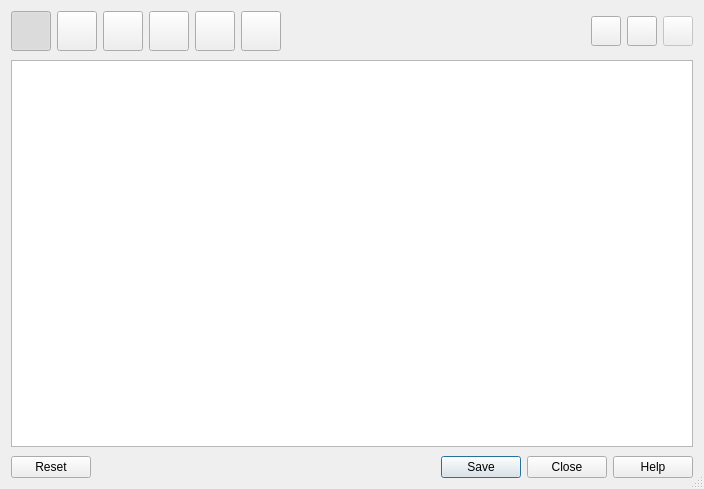
<?xml version="1.0" encoding="UTF-8"?>
<ui version="4.0">
 <class>BasicDataDialogClass</class>
 <widget class="QDialog" name="BasicDataDialogClass">
  <property name="geometry">
   <rect>
    <x>0</x>
    <y>0</y>
    <width>704</width>
    <height>489</height>
   </rect>
  </property>
  <property name="windowTitle">
   <string extracomment="vs farm specific data">General Data</string>
  </property>
  <property name="windowIcon">
   <iconset resource="res/res.qrc">
    <normaloff>:/pic/basic.png</normaloff>:/pic/basic.png</iconset>
  </property>
  <property name="sizeGripEnabled">
   <bool>true</bool>
  </property>
  <layout class="QVBoxLayout" name="verticalLayout_2">
   <property name="spacing">
    <number>9</number>
   </property>
   <item>
    <layout class="QHBoxLayout" name="horizontalLayout">
     <item>
      <widget class="QPushButton" name="pushButtonUse">
       <property name="sizePolicy">
        <sizepolicy hsizetype="Fixed" vsizetype="Fixed">
         <horstretch>0</horstretch>
         <verstretch>0</verstretch>
        </sizepolicy>
       </property>
       <property name="minimumSize">
        <size>
         <width>40</width>
         <height>40</height>
        </size>
       </property>
       <property name="maximumSize">
        <size>
         <width>40</width>
         <height>40</height>
        </size>
       </property>
       <property name="toolTip">
        <string>Field Use</string>
       </property>
       <property name="icon">
        <iconset resource="res/res.qrc">
         <normaloff>:/pic/soiltype.png</normaloff>:/pic/soiltype.png</iconset>
       </property>
       <property name="iconSize">
        <size>
         <width>32</width>
         <height>32</height>
        </size>
       </property>
       <property name="checkable">
        <bool>true</bool>
       </property>
       <property name="checked">
        <bool>true</bool>
       </property>
       <property name="autoExclusive">
        <bool>true</bool>
       </property>
      </widget>
     </item>
     <item>
      <widget class="QPushButton" name="pushButtonCrop">
       <property name="sizePolicy">
        <sizepolicy hsizetype="Fixed" vsizetype="Fixed">
         <horstretch>0</horstretch>
         <verstretch>0</verstretch>
        </sizepolicy>
       </property>
       <property name="minimumSize">
        <size>
         <width>40</width>
         <height>40</height>
        </size>
       </property>
       <property name="maximumSize">
        <size>
         <width>40</width>
         <height>40</height>
        </size>
       </property>
       <property name="toolTip">
        <string>Crops&amp;Cultivars</string>
       </property>
       <property name="icon">
        <iconset resource="res/res.qrc">
         <normaloff>:/pic/crop.png</normaloff>:/pic/crop.png</iconset>
       </property>
       <property name="iconSize">
        <size>
         <width>32</width>
         <height>32</height>
        </size>
       </property>
       <property name="checkable">
        <bool>true</bool>
       </property>
       <property name="autoExclusive">
        <bool>true</bool>
       </property>
      </widget>
     </item>
     <item>
      <widget class="QPushButton" name="pushButtonPltr">
       <property name="sizePolicy">
        <sizepolicy hsizetype="Fixed" vsizetype="Fixed">
         <horstretch>0</horstretch>
         <verstretch>0</verstretch>
        </sizepolicy>
       </property>
       <property name="minimumSize">
        <size>
         <width>40</width>
         <height>40</height>
        </size>
       </property>
       <property name="maximumSize">
        <size>
         <width>40</width>
         <height>40</height>
        </size>
       </property>
       <property name="toolTip">
        <string>Plant Treatment</string>
       </property>
       <property name="icon">
        <iconset resource="res/res.qrc">
         <normaloff>:/pic/pltr.png</normaloff>:/pic/pltr.png</iconset>
       </property>
       <property name="iconSize">
        <size>
         <width>32</width>
         <height>32</height>
        </size>
       </property>
       <property name="checkable">
        <bool>true</bool>
       </property>
       <property name="autoExclusive">
        <bool>true</bool>
       </property>
      </widget>
     </item>
     <item>
      <widget class="QPushButton" name="pushButtonFert">
       <property name="sizePolicy">
        <sizepolicy hsizetype="Fixed" vsizetype="Fixed">
         <horstretch>0</horstretch>
         <verstretch>0</verstretch>
        </sizepolicy>
       </property>
       <property name="minimumSize">
        <size>
         <width>40</width>
         <height>40</height>
        </size>
       </property>
       <property name="maximumSize">
        <size>
         <width>40</width>
         <height>40</height>
        </size>
       </property>
       <property name="toolTip">
        <string>Fertilizer</string>
       </property>
       <property name="icon">
        <iconset resource="res/res.qrc">
         <normaloff>:/pic/fert.png</normaloff>:/pic/fert.png</iconset>
       </property>
       <property name="iconSize">
        <size>
         <width>32</width>
         <height>32</height>
        </size>
       </property>
       <property name="checkable">
        <bool>true</bool>
       </property>
       <property name="autoExclusive">
        <bool>true</bool>
       </property>
      </widget>
     </item>
     <item>
      <widget class="QPushButton" name="pushButtonAnim">
       <property name="sizePolicy">
        <sizepolicy hsizetype="Fixed" vsizetype="Fixed">
         <horstretch>0</horstretch>
         <verstretch>0</verstretch>
        </sizepolicy>
       </property>
       <property name="minimumSize">
        <size>
         <width>40</width>
         <height>40</height>
        </size>
       </property>
       <property name="maximumSize">
        <size>
         <width>40</width>
         <height>40</height>
        </size>
       </property>
       <property name="toolTip">
        <string>Animal Type</string>
       </property>
       <property name="icon">
        <iconset resource="res/res.qrc">
         <normaloff>:/pic/cow.png</normaloff>:/pic/cow.png</iconset>
       </property>
       <property name="iconSize">
        <size>
         <width>32</width>
         <height>32</height>
        </size>
       </property>
       <property name="checkable">
        <bool>true</bool>
       </property>
       <property name="autoExclusive">
        <bool>true</bool>
       </property>
      </widget>
     </item>
     <item>
      <widget class="QPushButton" name="pushButtonEvntPrg">
       <property name="sizePolicy">
        <sizepolicy hsizetype="Fixed" vsizetype="Fixed">
         <horstretch>0</horstretch>
         <verstretch>0</verstretch>
        </sizepolicy>
       </property>
       <property name="minimumSize">
        <size>
         <width>40</width>
         <height>40</height>
        </size>
       </property>
       <property name="maximumSize">
        <size>
         <width>40</width>
         <height>40</height>
        </size>
       </property>
       <property name="toolTip">
        <string>Environmental program</string>
       </property>
       <property name="icon">
        <iconset resource="res/res.qrc">
         <normaloff>:/pic/eco.png</normaloff>:/pic/eco.png</iconset>
       </property>
       <property name="iconSize">
        <size>
         <width>32</width>
         <height>32</height>
        </size>
       </property>
       <property name="checkable">
        <bool>true</bool>
       </property>
       <property name="autoExclusive">
        <bool>true</bool>
       </property>
      </widget>
     </item>
     <item>
      <spacer name="horizontalSpacer">
       <property name="orientation">
        <enum>Qt::Horizontal</enum>
       </property>
       <property name="sizeHint" stdset="0">
        <size>
         <width>40</width>
         <height>20</height>
        </size>
       </property>
      </spacer>
     </item>
     <item>
      <widget class="QToolButton" name="toolButtonAdd">
       <property name="minimumSize">
        <size>
         <width>30</width>
         <height>30</height>
        </size>
       </property>
       <property name="maximumSize">
        <size>
         <width>30</width>
         <height>30</height>
        </size>
       </property>
       <property name="icon">
        <iconset resource="res/res.qrc">
         <normaloff>:/pic/soiltype.png</normaloff>:/pic/soiltype.png</iconset>
       </property>
       <property name="popupMode">
        <enum>QToolButton::InstantPopup</enum>
       </property>
      </widget>
     </item>
     <item>
      <widget class="QToolButton" name="toolButtonRemove">
       <property name="minimumSize">
        <size>
         <width>30</width>
         <height>30</height>
        </size>
       </property>
       <property name="maximumSize">
        <size>
         <width>30</width>
         <height>30</height>
        </size>
       </property>
       <property name="toolTip">
        <string>Delete Row</string>
       </property>
       <property name="icon">
        <iconset resource="res/res.qrc">
         <normaloff>:/pic/trash.png</normaloff>:/pic/trash.png</iconset>
       </property>
      </widget>
     </item>
     <item>
      <widget class="QToolButton" name="toolButtonIsActive">
       <property name="enabled">
        <bool>false</bool>
       </property>
       <property name="minimumSize">
        <size>
         <width>30</width>
         <height>30</height>
        </size>
       </property>
       <property name="maximumSize">
        <size>
         <width>30</width>
         <height>30</height>
        </size>
       </property>
       <property name="toolTip">
        <string>Deactivate Row</string>
       </property>
       <property name="icon">
        <iconset resource="res/res.qrc">
         <normaloff>:/pic/wizard.png</normaloff>:/pic/wizard.png</iconset>
       </property>
      </widget>
     </item>
    </layout>
   </item>
   <item>
    <widget class="QStackedWidget" name="stackedWidget">
     <property name="currentIndex">
      <number>0</number>
     </property>
     <widget class="QWidget" name="pageUse">
      <layout class="QHBoxLayout" name="horizontalLayout_28">
       <property name="margin">
        <number>0</number>
       </property>
       <item>
        <widget class="QTableView" name="tableViewUse">
         <property name="selectionBehavior">
          <enum>QAbstractItemView::SelectRows</enum>
         </property>
         <property name="sortingEnabled">
          <bool>true</bool>
         </property>
         <property name="wordWrap">
          <bool>false</bool>
         </property>
        </widget>
       </item>
      </layout>
     </widget>
     <widget class="QWidget" name="pageCrop">
      <layout class="QVBoxLayout" name="verticalLayout">
       <property name="margin">
        <number>0</number>
       </property>
       <item>
        <widget class="QTabWidget" name="tabWidget_3">
         <property name="currentIndex">
          <number>0</number>
         </property>
         <widget class="QWidget" name="tabCrop">
          <attribute name="title">
           <string>Crops</string>
          </attribute>
          <layout class="QHBoxLayout" name="horizontalLayout_16">
           <item>
            <widget class="QTableView" name="tableViewCrop">
             <property name="selectionBehavior">
              <enum>QAbstractItemView::SelectRows</enum>
             </property>
             <property name="sortingEnabled">
              <bool>true</bool>
             </property>
             <property name="wordWrap">
              <bool>false</bool>
             </property>
            </widget>
           </item>
          </layout>
         </widget>
         <widget class="QWidget" name="tabCropUse">
          <attribute name="title">
           <string>Crops&amp;&amp;Crop Use</string>
          </attribute>
          <layout class="QVBoxLayout" name="verticalLayout_9">
           <item>
            <widget class="QTableView" name="tableViewCropUse">
             <property name="selectionBehavior">
              <enum>QAbstractItemView::SelectRows</enum>
             </property>
             <property name="sortingEnabled">
              <bool>true</bool>
             </property>
             <property name="wordWrap">
              <bool>false</bool>
             </property>
            </widget>
           </item>
          </layout>
         </widget>
         <widget class="QWidget" name="tabCultivar">
          <attribute name="title">
           <string>Cultivars</string>
          </attribute>
          <layout class="QHBoxLayout" name="horizontalLayout_7">
           <item>
            <widget class="QTableView" name="tableViewCxC">
             <property name="selectionBehavior">
              <enum>QAbstractItemView::SelectRows</enum>
             </property>
             <property name="sortingEnabled">
              <bool>true</bool>
             </property>
             <property name="wordWrap">
              <bool>false</bool>
             </property>
            </widget>
           </item>
          </layout>
         </widget>
        </widget>
       </item>
      </layout>
     </widget>
     <widget class="QWidget" name="pagePltr">
      <layout class="QVBoxLayout" name="verticalLayout_26">
       <property name="margin">
        <number>0</number>
       </property>
       <item>
        <widget class="QTabWidget" name="tabWidget_2">
         <property name="sizePolicy">
          <sizepolicy hsizetype="Ignored" vsizetype="Expanding">
           <horstretch>0</horstretch>
           <verstretch>0</verstretch>
          </sizepolicy>
         </property>
         <property name="currentIndex">
          <number>0</number>
         </property>
         <widget class="QWidget" name="tabPltrView">
          <attribute name="title">
           <string>Overview</string>
          </attribute>
          <layout class="QVBoxLayout" name="verticalLayout_19">
           <item>
            <widget class="QTableView" name="tableViewPltrView">
             <property name="editTriggers">
              <set>QAbstractItemView::NoEditTriggers</set>
             </property>
             <property name="selectionMode">
              <enum>QAbstractItemView::NoSelection</enum>
             </property>
             <property name="sortingEnabled">
              <bool>true</bool>
             </property>
             <property name="wordWrap">
              <bool>false</bool>
             </property>
            </widget>
           </item>
          </layout>
         </widget>
         <widget class="QWidget" name="tabPltrName">
          <attribute name="title">
           <string>Plant Treatment</string>
          </attribute>
          <layout class="QHBoxLayout" name="horizontalLayout_14">
           <item>
            <widget class="QTableView" name="tableViewPltr">
             <property name="selectionBehavior">
              <enum>QAbstractItemView::SelectRows</enum>
             </property>
             <property name="sortingEnabled">
              <bool>true</bool>
             </property>
             <property name="wordWrap">
              <bool>false</bool>
             </property>
            </widget>
           </item>
          </layout>
         </widget>
         <widget class="QWidget" name="tabPltrT">
          <attribute name="title">
           <string>Types</string>
          </attribute>
          <layout class="QVBoxLayout" name="verticalLayout_3">
           <item>
            <widget class="QTableView" name="tableViewPltrType">
             <property name="selectionBehavior">
              <enum>QAbstractItemView::SelectRows</enum>
             </property>
             <property name="sortingEnabled">
              <bool>true</bool>
             </property>
             <property name="wordWrap">
              <bool>false</bool>
             </property>
            </widget>
           </item>
          </layout>
         </widget>
         <widget class="QWidget" name="tabPltrSub">
          <attribute name="title">
           <string>Active Ingredients</string>
          </attribute>
          <layout class="QVBoxLayout" name="verticalLayout_5">
           <item>
            <widget class="QTableView" name="tableViewPltrSub">
             <property name="selectionBehavior">
              <enum>QAbstractItemView::SelectRows</enum>
             </property>
             <property name="sortingEnabled">
              <bool>true</bool>
             </property>
             <property name="wordWrap">
              <bool>false</bool>
             </property>
            </widget>
           </item>
          </layout>
         </widget>
        </widget>
       </item>
      </layout>
     </widget>
     <widget class="QWidget" name="pageFert">
      <layout class="QVBoxLayout" name="verticalLayout_27">
       <property name="margin">
        <number>0</number>
       </property>
       <item>
        <widget class="QTabWidget" name="tabWidgetFert">
         <property name="currentIndex">
          <number>0</number>
         </property>
         <widget class="QWidget" name="tabFert">
          <attribute name="title">
           <string>Fertilizer</string>
          </attribute>
          <layout class="QVBoxLayout" name="verticalLayout_6">
           <item>
            <widget class="QTableView" name="tableViewFert">
             <property name="selectionBehavior">
              <enum>QAbstractItemView::SelectRows</enum>
             </property>
             <property name="sortingEnabled">
              <bool>true</bool>
             </property>
             <property name="wordWrap">
              <bool>false</bool>
             </property>
            </widget>
           </item>
          </layout>
         </widget>
         <widget class="QWidget" name="tabFertTyp">
          <attribute name="title">
           <string>Types</string>
          </attribute>
          <layout class="QVBoxLayout" name="verticalLayout_7">
           <item>
            <widget class="QTableView" name="tableViewFertTyp">
             <property name="selectionBehavior">
              <enum>QAbstractItemView::SelectRows</enum>
             </property>
             <property name="sortingEnabled">
              <bool>true</bool>
             </property>
             <property name="wordWrap">
              <bool>false</bool>
             </property>
            </widget>
           </item>
          </layout>
         </widget>
        </widget>
       </item>
      </layout>
     </widget>
     <widget class="QWidget" name="pageAnim">
      <layout class="QHBoxLayout" name="horizontalLayout_29">
       <property name="margin">
        <number>0</number>
       </property>
       <item>
        <widget class="QTableView" name="tableViewAnimSpc">
         <property name="selectionBehavior">
          <enum>QAbstractItemView::SelectRows</enum>
         </property>
        </widget>
       </item>
      </layout>
     </widget>
     <widget class="QWidget" name="pageEco">
      <layout class="QVBoxLayout" name="verticalLayout_4">
       <property name="margin">
        <number>0</number>
       </property>
       <item>
        <widget class="QSplitter" name="splitter">
         <property name="orientation">
          <enum>Qt::Vertical</enum>
         </property>
         <widget class="QTableView" name="tableViewEnvtPrg">
          <property name="selectionMode">
           <enum>QAbstractItemView::ExtendedSelection</enum>
          </property>
          <property name="selectionBehavior">
           <enum>QAbstractItemView::SelectRows</enum>
          </property>
         </widget>
         <widget class="QTextBrowser" name="textEditEnvtPrgDesc">
          <property name="readOnly">
           <bool>false</bool>
          </property>
          <property name="textInteractionFlags">
           <set>Qt::LinksAccessibleByKeyboard|Qt::LinksAccessibleByMouse|Qt::TextBrowserInteraction|Qt::TextEditable|Qt::TextEditorInteraction|Qt::TextSelectableByKeyboard|Qt::TextSelectableByMouse</set>
          </property>
          <property name="openExternalLinks">
           <bool>true</bool>
          </property>
         </widget>
        </widget>
       </item>
      </layout>
     </widget>
    </widget>
   </item>
   <item>
    <widget class="QDialogButtonBox" name="buttonBox">
     <property name="standardButtons">
      <set>QDialogButtonBox::Close|QDialogButtonBox::Help|QDialogButtonBox::Reset|QDialogButtonBox::Save</set>
     </property>
     <property name="centerButtons">
      <bool>false</bool>
     </property>
    </widget>
   </item>
  </layout>
  <action name="actionAddUse">
   <property name="text">
    <string>Add Field Use</string>
   </property>
   <property name="iconText">
    <string>Add Field Use</string>
   </property>
   <property name="shortcut">
    <string notr="true">+</string>
   </property>
  </action>
  <action name="actionAddCrop">
   <property name="text">
    <string>Add Crop</string>
   </property>
   <property name="toolTip">
    <string>Add Crop</string>
   </property>
   <property name="shortcut">
    <string notr="true">+</string>
   </property>
  </action>
  <action name="actionAddPltr">
   <property name="text">
    <string>Add Plant Treatment</string>
   </property>
   <property name="toolTip">
    <string>Add Plant Treatment</string>
   </property>
   <property name="shortcut">
    <string notr="true">+</string>
   </property>
  </action>
  <action name="actionAddPltrSub">
   <property name="text">
    <string>Add Active Ingredient</string>
   </property>
   <property name="toolTip">
    <string>Add Active Ingredient</string>
   </property>
   <property name="shortcut">
    <string notr="true"/>
   </property>
  </action>
  <action name="actionAddPltrTyp">
   <property name="text">
    <string>Add Type</string>
   </property>
   <property name="toolTip">
    <string>Add Type</string>
   </property>
   <property name="shortcut">
    <string notr="true"/>
   </property>
  </action>
  <action name="actionAddFert">
   <property name="text">
    <string>Add Fertilizer</string>
   </property>
   <property name="toolTip">
    <string>Add Fertilizer</string>
   </property>
   <property name="shortcut">
    <string notr="true">+</string>
   </property>
  </action>
  <action name="actionAddAnim">
   <property name="text">
    <string>Add Animal Types</string>
   </property>
   <property name="toolTip">
    <string>Add Animal Types</string>
   </property>
   <property name="shortcut">
    <string notr="true">+</string>
   </property>
  </action>
  <action name="actionAddEvntPrg">
   <property name="text">
    <string>Add Environmental Scheme</string>
   </property>
   <property name="toolTip">
    <string>Add Environmental Scheme</string>
   </property>
   <property name="shortcut">
    <string notr="true">+</string>
   </property>
  </action>
  <action name="actionAddCropUse">
   <property name="text">
    <string>Add Crop Use</string>
   </property>
   <property name="toolTip">
    <string>Add Crop Use</string>
   </property>
   <property name="shortcut">
    <string notr="true"/>
   </property>
  </action>
  <action name="actionAddCultivar">
   <property name="text">
    <string>Add Cultivar</string>
   </property>
   <property name="toolTip">
    <string>Add Cultivar</string>
   </property>
   <property name="shortcut">
    <string notr="true"/>
   </property>
  </action>
  <action name="actionEditPltr">
   <property name="text">
    <string>Edit Plant Treatment</string>
   </property>
   <property name="toolTip">
    <string>Edit Plant Treatment</string>
   </property>
  </action>
 </widget>
 <layoutdefault spacing="6" margin="11"/>
 <resources>
  <include location="res/res.qrc"/>
 </resources>
 <connections>
  <connection>
   <sender>pushButtonCrop</sender>
   <signal>toggled(bool)</signal>
   <receiver>BasicDataDialogClass</receiver>
   <slot>changeCurrentIndex(bool)</slot>
   <hints>
    <hint type="sourcelabel">
     <x>95</x>
     <y>49</y>
    </hint>
    <hint type="destinationlabel">
     <x>383</x>
     <y>6</y>
    </hint>
   </hints>
  </connection>
  <connection>
   <sender>pushButtonPltr</sender>
   <signal>toggled(bool)</signal>
   <receiver>BasicDataDialogClass</receiver>
   <slot>changeCurrentIndex(bool)</slot>
   <hints>
    <hint type="sourcelabel">
     <x>141</x>
     <y>49</y>
    </hint>
    <hint type="destinationlabel">
     <x>541</x>
     <y>33</y>
    </hint>
   </hints>
  </connection>
  <connection>
   <sender>pushButtonFert</sender>
   <signal>toggled(bool)</signal>
   <receiver>BasicDataDialogClass</receiver>
   <slot>changeCurrentIndex(bool)</slot>
   <hints>
    <hint type="sourcelabel">
     <x>187</x>
     <y>49</y>
    </hint>
    <hint type="destinationlabel">
     <x>441</x>
     <y>25</y>
    </hint>
   </hints>
  </connection>
  <connection>
   <sender>pushButtonAnim</sender>
   <signal>toggled(bool)</signal>
   <receiver>BasicDataDialogClass</receiver>
   <slot>changeCurrentIndex(bool)</slot>
   <hints>
    <hint type="sourcelabel">
     <x>233</x>
     <y>49</y>
    </hint>
    <hint type="destinationlabel">
     <x>343</x>
     <y>13</y>
    </hint>
   </hints>
  </connection>
  <connection>
   <sender>pushButtonEvntPrg</sender>
   <signal>toggled(bool)</signal>
   <receiver>BasicDataDialogClass</receiver>
   <slot>changeCurrentIndex(bool)</slot>
   <hints>
    <hint type="sourcelabel">
     <x>279</x>
     <y>49</y>
    </hint>
    <hint type="destinationlabel">
     <x>329</x>
     <y>37</y>
    </hint>
   </hints>
  </connection>
  <connection>
   <sender>pushButtonUse</sender>
   <signal>toggled(bool)</signal>
   <receiver>BasicDataDialogClass</receiver>
   <slot>changeCurrentIndex(bool)</slot>
   <hints>
    <hint type="sourcelabel">
     <x>35</x>
     <y>41</y>
    </hint>
    <hint type="destinationlabel">
     <x>2</x>
     <y>62</y>
    </hint>
   </hints>
  </connection>
 </connections>
 <slots>
  <slot>changeCurrentIndex(bool)</slot>
 </slots>
</ui>
